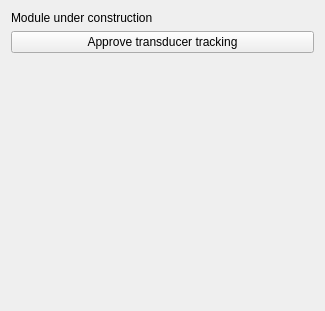
<?xml version="1.0" encoding="UTF-8"?>
<ui version="4.0">
 <class>OpenLIFUTransducerTracking</class>
 <widget class="qMRMLWidget" name="OpenLIFUTransducerTracking">
  <property name="geometry">
   <rect>
    <x>0</x>
    <y>0</y>
    <width>325</width>
    <height>311</height>
   </rect>
  </property>
  <layout class="QVBoxLayout" name="verticalLayout">
   <item>
    <widget class="QLabel" name="label">
     <property name="text">
      <string>Module under construction</string>
     </property>
    </widget>
   </item>
   <item>
    <widget class="QPushButton" name="approveButton">
     <property name="text">
      <string>Approve transducer tracking</string>
     </property>
    </widget>
   </item>
   <item>
    <spacer name="verticalSpacer">
     <property name="orientation">
      <enum>Qt::Vertical</enum>
     </property>
     <property name="sizeHint" stdset="0">
      <size>
       <width>20</width>
       <height>40</height>
      </size>
     </property>
    </spacer>
   </item>
  </layout>
 </widget>
 <customwidgets>
  <customwidget>
   <class>qMRMLWidget</class>
   <extends>QWidget</extends>
   <header>qMRMLWidget.h</header>
   <container>1</container>
  </customwidget>
 </customwidgets>
 <resources/>
 <connections/>
</ui>
